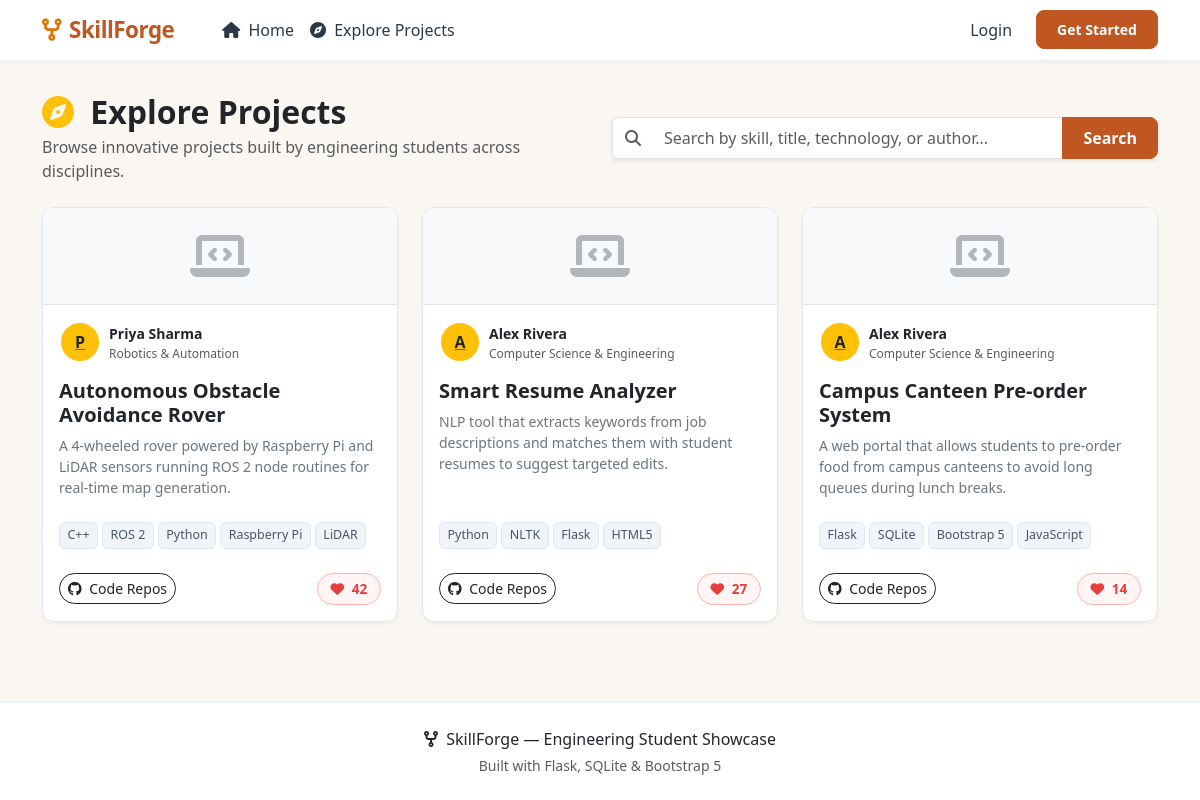
/explore, run on the app's committed database.
### app.py (models this page shows, shortened)
class Project(db.Model):
    id = db.Column(db.Integer, primary_key=True)
    user_id = db.Column(db.Integer, db.ForeignKey('user.id'), nullable=False)
    title = db.Column(db.String(150), nullable=False)
    description = db.Column(db.Text, nullable=False)
    tech_used = db.Column(db.String(200), nullable=True)
    github_link = db.Column(db.String(255), nullable=True)
    image = db.Column(db.String(255), nullable=True)
    likes = db.Column(db.Integer, default=0)
    created_at = db.Column(db.DateTime, default=datetime.utcnow)

class User(db.Model):
    id = db.Column(db.Integer, primary_key=True)
    name = db.Column(db.String(100), nullable=False)
    email = db.Column(db.String(120), unique=True, nullable=False)
    password_hash = db.Column(db.String(256), nullable=False)
    branch = db.Column(db.String(100), nullable=True)
    year = db.Column(db.String(20), nullable=True)
    bio = db.Column(db.Text, nullable=True)
    profile_pic = db.Column(db.String(255), nullable=True, default='default_avatar.png')
    created_at = db.Column(db.DateTime, default=datetime.utcnow)
    skills = db.relationship('Skill', backref='user', lazy=True, cascade="all, delete-orphan")
    projects = db.relationship('Project', backref='user', lazy=True, cascade="all, delete-orphan")

### app.py (the view)
@app.route('/explore')
def explore():
    search_query = request.args.get('q', '').strip()
    if search_query:
        query = Project.query.join(User).filter(
            (Project.title.ilike(f'%{search_query}%')) |
            (Project.description.ilike(f'%{search_query}%')) |
            (Project.tech_used.ilike(f'%{search_query}%')) |
            (User.name.ilike(f'%{search_query}%')) |
            (User.branch.ilike(f'%{search_query}%'))
        ).order_by(Project.created_at.desc())
        projects = query.all()
    else:
        projects = Project.query.order_by(Project.created_at.desc()).all()
    return render_template('explore.html', projects=projects, search_query=search_query)

### app.py (called while the page is built)
@app.context_processor
def inject_user():
    current_user = None
    if 'user_id' in session:
        current_user = User.query.get(session['user_id'])
    return dict(current_user=current_user)

### templates/explore.html (shortened to what this page needs)
{% extends "base.html" %}
{% block content %}
<div class="py-3">
    <div class="row align-items-center mb-4">
        <div class="col-md-6 mb-3 mb-md-0">
            <h2 class="fw-bold text-dark mb-1"><i class="fa-solid fa-compass text-warning me-2"></i> Explore Projects</h2>
            <p class="text-muted mb-0">Browse innovative projects built by engineering students across disciplines.</p>
        </div>
        <div class="col-md-6">
            <form action="{{ url_for('explore') }}" method="GET" class="d-flex">
                <div class="input-group shadow-sm">
                    <span class="input-group-text bg-white border-end-0"><i class="fa-solid fa-magnifying-glass text-muted"></i></span>
                    <input type="text" name="q" class="form-control border-start-0" placeholder="Search by skill, title, technology, or author..." value="{{ search_query }}">
                    <button class="btn btn-primary-custom" type="submit">Search</button>
                </div>
            </form>
        </div>
    </div>
    <div class="row g-4">
        {% for project in projects %}
            <div class="col-md-6 col-lg-4">
                <div class="card card-custom h-100">
                    {% if project.image %}
                        <img src="{{ url_for('static', filename='uploads/' + project.image) }}" class="card-img-top" style="height: 190px; object-fit: cover;" alt="{{ project.title }}">
                    {% else %}
                        <div class="bg-light text-center py-4 border-bottom">
                            <i class="fa-solid fa-laptop-code fa-3x text-secondary opacity-50"></i>
                        </div>
                    {% endif %}
                    <div class="card-body d-flex flex-column">
                        <div class="d-flex align-items-center gap-2 mb-3">
                            <a href="{{ url_for('public_profile', user_id=project.user.id) }}">
                                {% if project.user.profile_pic and project.user.profile_pic != 'default_avatar.png' %}
                                    <img src="{{ url_for('static', filename='uploads/' + project.user.profile_pic) }}" class="profile-avatar-sm" alt="User">
                                {% else %}
                                    <div class="profile-avatar-sm bg-warning d-flex align-items-center justify-content-center fw-bold text-dark">
                                        {{ project.user.name[0] | upper }}
                                    </div>
                                {% endif %}
                            </a>
                            <div>
                                <a href="{{ url_for('public_profile', user_id=project.user.id) }}" class="text-decoration-none text-dark fw-bold small">
                                    {{ project.user.name }}
                                </a>
                                <div class="small text-muted" style="font-size: 0.75rem;">
                                    {{ project.user.branch or 'Engineering Student' }}
                                </div>
                            </div>
                        </div>
                        <h5 class="card-title fw-bold text-dark mb-2">{{ project.title }}</h5>
                        <p class="card-text text-secondary small flex-grow-1">
                            {{ project.description }}
                        </p>
                        {% if project.tech_used %}
                            <div class="d-flex flex-wrap gap-1 my-2">
                                {% for tech in project.tech_used.split(',') %}
                                    <span class="tech-tag">{{ tech.strip() }}</span>
                                {% endfor %}
                            </div>
                        {% endif %}
                    </div>
                    <div class="card-footer bg-transparent border-top-0 d-flex justify-content-between align-items-center pb-3 pt-0">
                        {% if project.github_link %}
                            <a href="{{ project.github_link }}" target="_blank" class="btn btn-sm btn-outline-dark rounded-pill">
                                <i class="fa-brands fa-github me-1"></i> Code Repos
                            </a>
                        {% else %}
                            <span></span>
                        {% endif %}
                        <button class="btn btn-like btn-like-ajax" data-project-id="{{ project.id }}">
                            <i class="fa-solid fa-heart me-1"></i> <span class="like-count">{{ project.likes }}</span>
                        </button>
                    </div>
                </div>
            </div>
        {% endfor %}
    </div>
</div>
{% endblock %}

### static/css/style.css (style rules this page uses)
:root { --primary: #c05621; --primary-hover: #9c4214; --primary-light: #fef3c7; --accent: #d97706; --bg-main: #faf7f2; --bg-card: #ffffff; --text-dark: #2d3748; --text-muted: #718096; --border-color: #e2e8f0; --shadow-sm: 0 2px 4px rgba(0,0,0,0.04); --shadow-md: 0 4px 12px rgba(0,0,0,0.08); --radius: 12px; }
body { background-color: var(--bg-main); color: var(--text-dark); font-family: 'Segoe UI', system-ui, -apple-system, Roboto, sans-serif; min-height: 100vh; display: flex; flex-direction: column; }
.card-custom { background: var(--bg-card); border: 1px solid var(--border-color); border-radius: var(--radius); box-shadow: var(--shadow-sm); transition: transform 0.2s ease, box-shadow 0.2s ease; overflow: hidden; }
.btn-primary-custom { background-color: var(--primary); border-color: var(--primary); color: #ffffff; font-weight: 600; border-radius: 8px; padding: 0.5rem 1.25rem; transition: all 0.2s ease; }
.tech-tag { background-color: #f1f5f9; color: #475569; font-size: 0.78rem; font-weight: 500; padding: 0.25em 0.6em; border-radius: 6px; border: 1px solid #e2e8f0; }
.profile-avatar-sm { width: 42px; height: 42px; object-fit: cover; border-radius: 50%; border: 2px solid #ffffff; }
.btn-like { color: #e53e3e; border-color: #feb2b2; background-color: #fff5f5; border-radius: 20px; font-weight: 600; font-size: 0.85rem; padding: 0.3rem 0.8rem; transition: all 0.2s ease; }

### data on the page
Project: user "P", user.name "Priya Sharma", user "Robotics & Automation", title "Autonomous Obstacle Avoidance Rover", description "A 4-wheeled rover powered by Raspberry Pi and LiDAR sensors running ROS 2 node routines for real-time map generation.", strip "C++" "ROS 2" "Python" "Raspberry Pi" "LiDAR", likes "42"
Project: user "A", user.name "Alex Rivera", user "Computer Science & Engineering", title "Smart Resume Analyzer", description "NLP tool that extracts keywords from job descriptions and matches them with student resumes to suggest targeted edits.", strip "Python" "NLTK" "Flask" "HTML5", likes "27"
Project: user "A", user.name "Alex Rivera", user "Computer Science & Engineering", title "Campus Canteen Pre-order System", description "A web portal that allows students to pre-order food from campus canteens to avoid long queues during lunch breaks.", strip "Flask" "SQLite" "Bootstrap 5" "JavaScript", likes "14"
